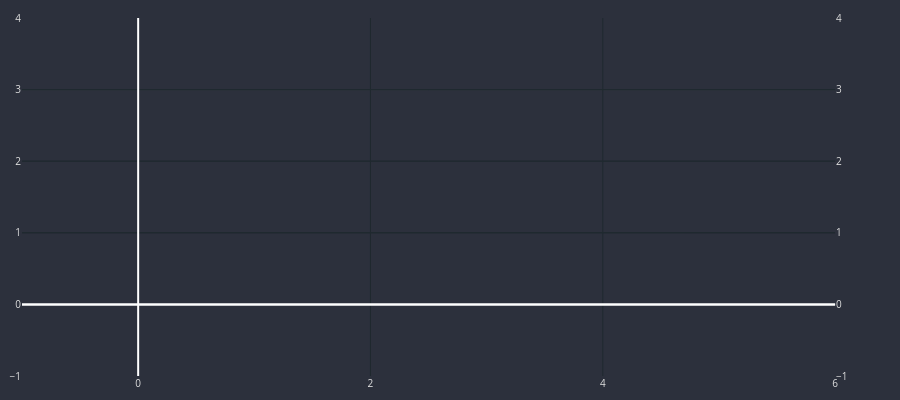

The cell this chart's notebook holds for it:
### Code cell
df_plot = df_slim
cp = CandlePlot(df_plot, candles=True)

trades = cp.df_plot[df_plot.SIGNAL != NONE]

markers = ['mid_c', 'TP', 'SL']
marker_colors = ['#0000FF', '#00FF00', '#FF0000']

for i in range(3):
    cp.fig.add_trace(go.Scatter(
        x = trades.sTime,
        y = trades[markers[i]],
        mode = 'markers',
        marker = dict(color=marker_colors[i], size=12)
    ))
cp.show_plot(line_traces=["EMA_200"], sec_traces=['RSI_14'])

### Figure 1 — Plotly figure (JSON) as saved in the notebook; plotly's stock layout.template omitted (floating-point values rounded to 4 significant figures)
{"data": [{"close": [], "decreasing": {"fillcolor": "#CC2E3C", "line": {"color": "#FF3A4C"}}, "high": [], "increasing": {"fillcolor": "#24A06B", "line": {"color": "#2EC886"}}, "line": {"width": 1}, "low": [], "opacity": 1, "open": [], "type": "candlestick", "x": []}, {"marker": {"color": "#0000FF", "size": 12}, "mode": "markers", "type": "scatter", "x": [], "y": []}, {"marker": {"color": "#00FF00", "size": 12}, "mode": "markers", "type": "scatter", "x": [], "y": []}, {"marker": {"color": "#FF0000", "size": 12}, "mode": "markers", "type": "scatter", "x": [], "y": []}, {"line": {"shape": "spline", "width": 2}, "name": "EMA_200", "type": "scatter", "x": [], "xaxis": "x", "y": [], "yaxis": "y"}, {"line": {"shape": "spline", "width": 2}, "name": "RSI_14", "type": "scatter", "x": [], "xaxis": "x", "y": [], "yaxis": "y2"}], "layout": {"font": {"color": "#e1e1e1", "size": 10}, "height": 400, "margin": {"b": 10, "l": 10, "r": 10, "t": 10}, "paper_bgcolor": "#2c303c", "plot_bgcolor": "#2c303c", "width": 900, "xaxis": {"anchor": "y", "domain": [0, 0.94], "gridcolor": "#1f292f", "nticks": 5, "rangeslider": {"visible": false}}, "yaxis": {"anchor": "x", "domain": [0, 1], "gridcolor": "#1f292f"}, "yaxis2": {"anchor": "x", "gridcolor": "#1f292f", "overlaying": "y", "side": "right"}}}
